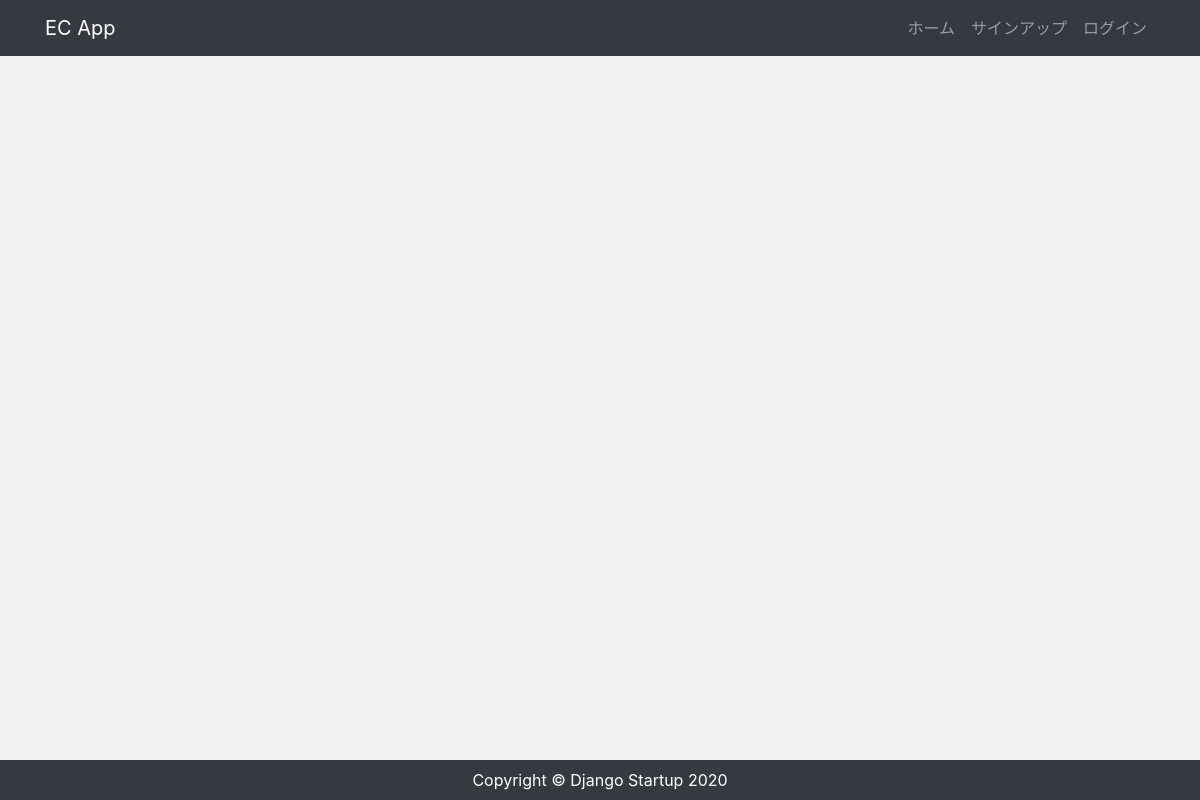
The app's page /, older data.
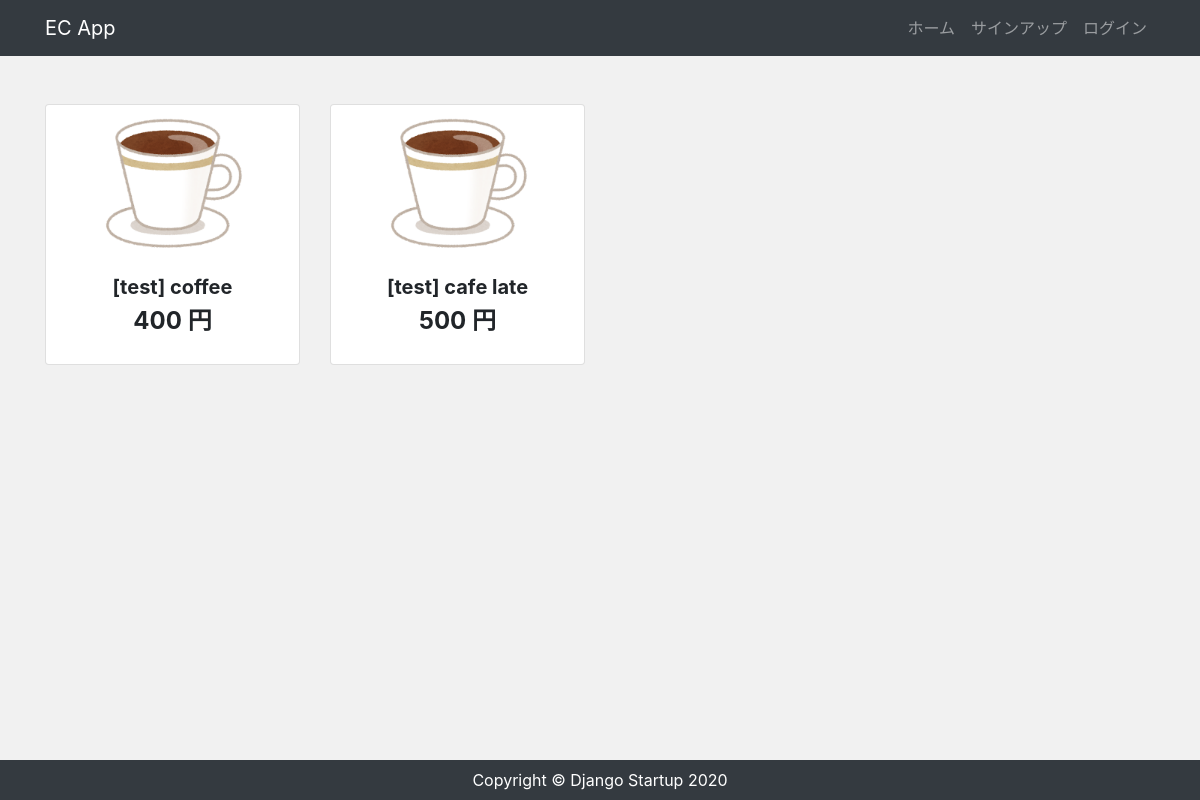
The same page, newer data.
### app/models.py (models this page shows, shortened)
class Item(models.Model):
  title = models.CharField(max_length=100)
  price = models.IntegerField()
  categroy = models.CharField(max_length=100)
  slug = models.SlugField()
  description = models.TextField()
  image = models.ImageField(upload_to='images')
  created = models.DateField('作成日', default=timezone.now)

### app/views.py (the view)
# urls.py: path('', views.IndexView.as_view(), name='index'),
class IndexView(View):
  def get(self, request, *args, **kwargs):
    item_data = Item.objects.all()
    return render(request, 'app/index.html', {
      'item_data': item_data
    })

### app/templates/app/index.html (shortened to what this page needs)
{% extends 'app/base.html' %}
{% block content %}
  <div class="text-center my-5">
    <div class="row">
      {% for item in item_data %}
        <div class="col-lg-3 col-md-6">
          <div class="card img-thumbnail itemlist mb-3">
            <img src="{{ item.image.url }}" alt="card-image" class="card-img-top card-thum">
            <div class="card-body text-center px-2 py-3">
              <h5 class="font-weight-bold">{{ item.title }}</h5>
              <h4 class="font-weight-bold">{{ item.price }} 円</h4>
            </div>
          </div>
        </div>
      {% endfor %}
    </div>
  </div>
{% endblock %}

Row changes from the older to the newer data that the page shows:
added Item: image (picture), title "[test] coffee", price "400"
added Item: image (picture), title "[test] cafe late", price "500"
